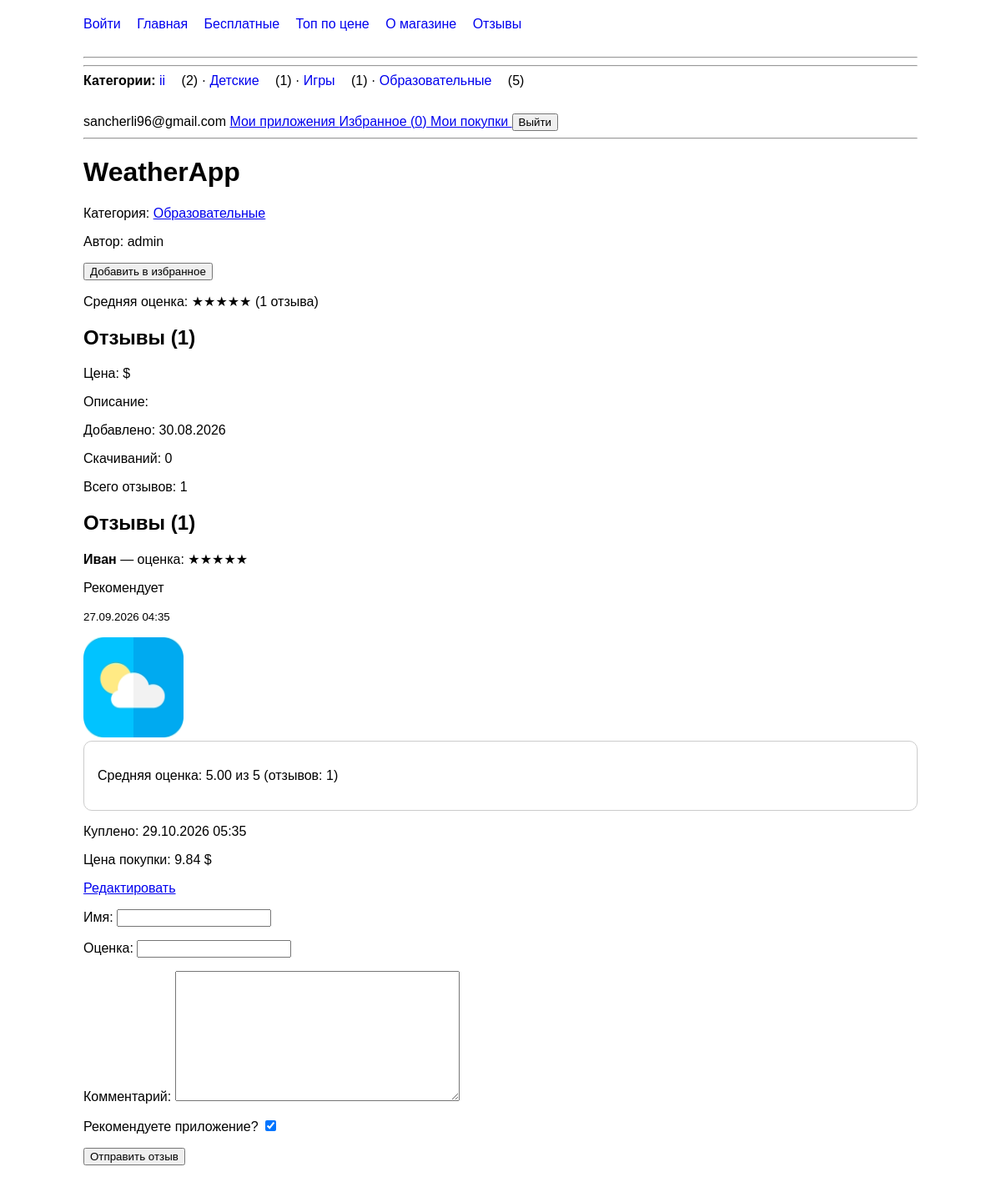
/app/3/WeatherApp/ (signed in), run on an earlier commit of the app's database.
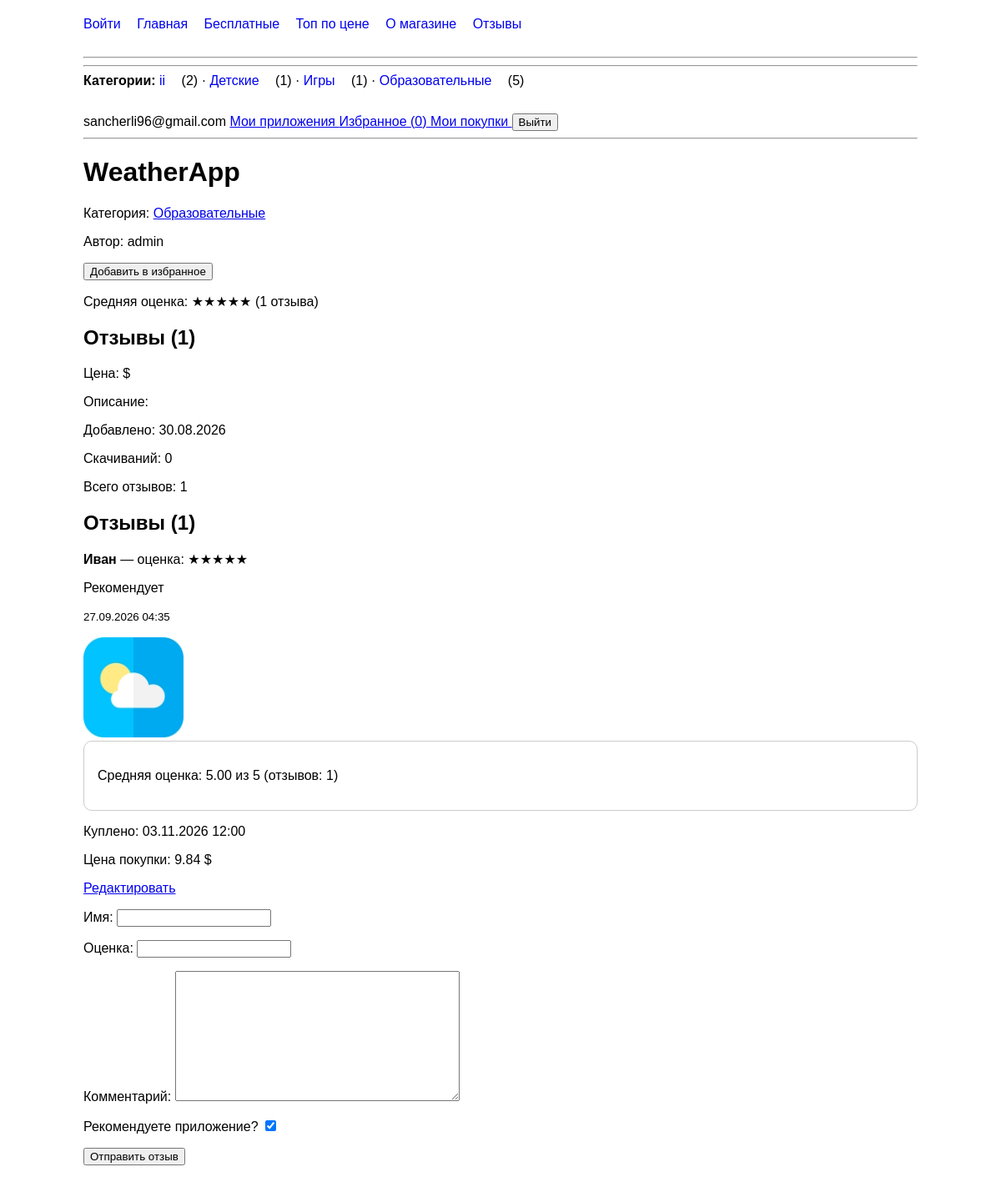
And on a later commit of the database.
### mainapp/models.py (models this page shows, shortened)
class Purchase(models.Model):
    user = models.ForeignKey(
        User,
        on_delete=models.CASCADE,
        related_name='purchases',
    )
    app = models.ForeignKey(
        App,
        on_delete=models.CASCADE,
        related_name='purchases',
    )
    paid_price = models.DecimalField(
        max_digits=10,
        decimal_places=2,
    )
    purchased_at = models.DateTimeField(
        auto_now_add=True,
    )
    class Meta:
        constraints = [
            models.UniqueConstraint(
                fields=['user', 'app'],
                name='unique_user_app_purchase',
            ),
        ]

### mainapp/views.py (the view)
# urls.py: path('app/<int:app_id>/<str:app_name>/',views.AppDetailView.as_view(),name='app_detail',),
class AppDetailView(DetailView):
    model = App
    template_name = 'mainapp/app_detail.html'
    context_object_name = 'app'
    pk_url_kwarg = 'app_id'
    def get_queryset(self):
        return App.objects.select_related('author', 'category')
    def get_context_data(self, **kwargs):
        context = super().get_context_data(**kwargs)
        app = self.object
        context['reviews'] = app.review_set.order_by('-created_at')
        context['form'] = ReviewForm()
        context['is_favorite'] = (
            self.request.user.is_authenticated
            and app.favorited_by.filter(id=self.request.user.id).exists()
        )
        if self.request.user.is_authenticated:
            context['purchase'] = Purchase.objects.filter(
                user=self.request.user,
                app=app,
            ).first()
        else:
            context['purchase'] = None
        return context

### mainapp/forms.py (shortened to what this page needs)
class ReviewForm(forms.ModelForm):
    class Meta:
        model = Review
        fields = [
            'name',
            'rating',
            'comment',
            'recommended',
        ]
        labels = {
            'name': 'Имя',
            'rating': 'Оценка',
            'comment': 'Комментарий',
            'recommended': 'Рекомендуете приложение?',
        }

### mainapp/context_processors.py (called while the page is built)
def store_menu(request):
    nav_categories = (
        Category.objects
        .annotate(apps_count=Count('apps'))
        .order_by('name')
    )
    return {
        'nav_categories': nav_categories,
    }

### mainapp/templatetags/store_tags.py (called while the page is built)
@register.filter
def stars(value):
    try:
        value = int(value)
    except (TypeError, ValueError):
        return ''
    return '★' * value + '☆' * (5 - value)

### mainapp/templates/mainapp/app_detail.html (shortened to what this page needs)
{% extends 'mainapp/base.html' %}
{% load store_tags %}
{% block content %}
<h1>{{ app.name }}</h1>
<p>
    Категория:
    {% if app.category %}
     <a href="{% url 'mainapp:category_detail' app.category.id app.category.name %}">
    {{ app.category.name }}
    </a>
    {% endif %}
</p>
<p>
    Автор:
    {% if app.author %}
        {{ app.author.username }}
    {% else %}
        не указан
    {% endif %}
</p>
{% if request.user.is_authenticated %}
    <form method="post"
          action="{% url 'mainapp:toggle_favorite' app.id %}"
          style="display:inline;">
        {% if is_favorite %}
            <button type="submit">
                Убрать из избранного
            </button>
        {% else %}
            <button type="submit">
                Добавить в избранное
            </button>
        {% endif %}
    </form>
{% else %}
    <a href="{% url 'mainapp:login' %}?next={% url 'mainapp:app_detail' app.id app.name %}">
        Войдите, чтобы добавить в избранное
    </a>
{% endif %}
{% if app.rating_count > 0 %}
    <p>
        Средняя оценка:
            {{ app.rating_avg|stars }}
            ({{ app.rating_count }} отзыва)
    </p>
{% else %}
    <p>Оценок пока нет.</p>
{% endif %}
<h2>Отзывы ({{ app.rating_count }})</h2>
{% if app.price == 0 %}
    <p>Цена: 150.00 $</p>
{% else %}
    <p>Цена: {{ app.get_price_label }} $</p>
{% endif %}
<p>Описание: {{ app.description }}</p>
<p>Добавлено: {{ app.created_at|date:"d.m.Y" }}</p>
<p>Скачиваний: {{ app.downloads }}</p>
<p>Всего отзывов: {{ app.review_set.count }}</p>
<section>
    <h2>Отзывы ({{ reviews|length }})</h2>
        {% for review in reviews %}
        <article>
            <p>
                <strong>{{ review.name }}</strong>
                — оценка: {{ review.rating|stars }}
            </p>
            <p>
                {% if review.recommended %}
                    Рекомендует
                {% else %}
                    Не рекомендует
                {% endif %}
            </p>
            <p>
                <small>{{ review.created_at|date:"d.m.Y H:i" }}</small>
            </p>
        </article>
    {% empty %}
        <p>Отзывов пока нет. Будьте первым!</p>
    {% endfor %}
</section>
{% if app.icon %}
    <img src="{{ app.icon.url }}"
         alt="{{ app.name }}"
         width="120">
{% else %}
    <p>Иконка не загружена.</p>
{% endif %}
<div class="app-card">
{% if app.rating_count > 0 %}
    <p>
        Средняя оценка: {{ app.rating_avg }} из 5
        (отзывов: {{ app.rating_count }})
    </p>
{% else %}
    <p>Оценок пока нет.</p>
{% endif %}
</div>
{% if request.user.is_authenticated %}
    {% if purchase %}
        <p>
            Куплено: {{ purchase.purchased_at|date:"d.m.Y H:i" }}
        </p>
        <p>
            Цена покупки: {{ purchase.paid_price }} $
        </p>
    {% endif %}
{% endif %}
{% if request.user.is_authenticated %}
    {% if perms.mainapp.change_app or request.user.is_staff or app.author_id == request.user.id %}
        <a href="{% url 'mainapp:edit_app' app.id %}">
            Редактировать
        </a>
    {% endif %}
{% endif %}
<p>
    {{ form.name.label_tag }}
    {{ form.name }}
</p>
    <p>
        {{ form.rating.label_tag }}
        {{ form.rating }}
    </p>
    <p>
        {{ form.comment.label_tag }}
        {{ form.comment }}
    </p>
    <p>
        {{ form.recommended.label_tag }}
        {{ form.recommended }}
    </p>
    <button type="submit">
        Отправить отзыв
    </button>
{% endblock %}

What changed in the data, as far as the page shows it:
changed Purchase: purchased_at "29.10.2026 05:35" → "03.11.2026 12:00"
